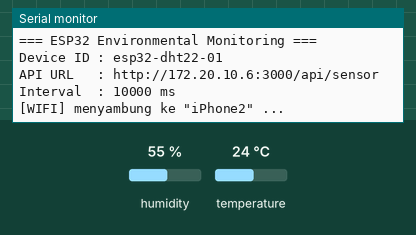
Simulated run of this sketch. Board: ESP32. Parts: the last lines printed to the serial monitor. The inputs (shaded band) are chosen by the test bench; at power-on: humidity 55 %, temperature 24 °C. WiFi joins after 1.5 s; servers stay silent unless stated; uploads are accepted with an empty reply.

Above: at 1.8 s.
1.9 s: humidity set to 22 %
At 3.4 s:
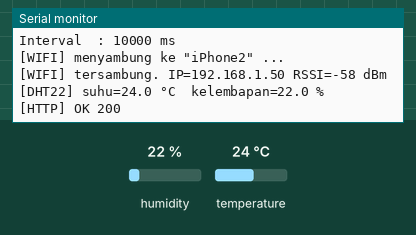
10.9 s: temperature set to 12 °C
At 12.83 s:
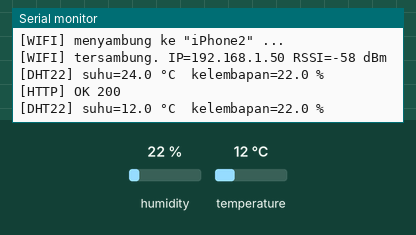
19.9 s: humidity set to 40 %
At 24.3 s:
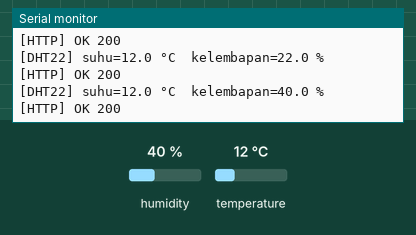

The sketch:

esp32_dht22_monitor.ino
```cpp
/*
 * ESP32 Environmental Monitoring – DHT22 → HTTP POST → Backend Next.js
 *
 * Library yang dibutuhkan (Arduino IDE → Library Manager):
 *   - "DHT sensor library"  oleh Adafruit
 *   - "Adafruit Unified Sensor" oleh Adafruit
 * Board : "ESP32 Dev Module" (paket "esp32" oleh Espressif Systems)
 *
 * Alur:
 *   1. Baca DHT22 tiap SEND_INTERVAL_MS. Pembacaan gagal (NaN) TIDAK dikirim.
 *   2. Setiap pembacaan valid dimasukkan ke antrean, lalu antrean dikirim berurutan.
 *   3. Jika Wi-Fi/server tidak tersedia, data tetap di antrean dan dikirim saat pulih.
 *      Umur data dikirim sebagai "ageSeconds" agar waktu pengukuran di database tetap akurat.
 */

#include <WiFi.h>
#include <HTTPClient.h>
#include <WiFiClientSecure.h>
#include <DHT.h>

#include "config.h"

#define DHT_TYPE DHT22

// Sertifikat root CA (format PEM) – hanya dipakai jika HTTPS_SKIP_CERT_CHECK = 0.
static const char *ROOT_CA = nullptr;

// ---------------------------------------------------------------------
struct Reading {
  float temperature;
  float humidity;
  uint32_t measuredMs;  // millis() saat diukur
};

enum class SendResult { Ok, RetryLater, Rejected };

static Reading queueBuf[QUEUE_CAPACITY];
static size_t queueHead = 0;   // indeks elemen tertua
static size_t queueCount = 0;

static DHT dht(DHT_PIN, DHT_TYPE);

static uint32_t lastSampleMs = 0;
static uint32_t lastSuccessMs = 0;
static uint32_t wifiAttemptStartMs = 0;
static bool wifiWasConnected = false;
static uint32_t consecutiveSensorFailures = 0;

// ---------------------------------------------------------------------
// Antrean (ring buffer)
// ---------------------------------------------------------------------
static void queuePush(const Reading &r) {
  if (queueCount == QUEUE_CAPACITY) {
    // Penuh: buang data tertua agar data terbaru tidak hilang.
    queueHead = (queueHead + 1) % QUEUE_CAPACITY;
    queueCount--;
    Serial.println(F("[QUEUE] penuh, data tertua dibuang"));
  }
  queueBuf[(queueHead + queueCount) % QUEUE_CAPACITY] = r;
  queueCount++;
}

static void queuePop() {
  if (queueCount == 0) return;
  queueHead = (queueHead + 1) % QUEUE_CAPACITY;
  queueCount--;
}

// ---------------------------------------------------------------------
// Wi-Fi
// ---------------------------------------------------------------------
static void startWiFi() {
  Serial.printf("[WIFI] menyambung ke \"%s\" ...\n", WIFI_SSID);
  WiFi.disconnect(true);
  delay(100);
  WiFi.mode(WIFI_STA);
  WiFi.setAutoReconnect(true);
  WiFi.begin(WIFI_SSID, WIFI_PASSWORD);
  wifiAttemptStartMs = millis();
}

// Dipanggil tiap loop; tidak memblokir.
static void maintainWiFi() {
  const bool connected = (WiFi.status() == WL_CONNECTED);

  if (connected && !wifiWasConnected) {
    Serial.printf("[WIFI] tersambung. IP=%s RSSI=%d dBm\n", WiFi.localIP().toString().c_str(), WiFi.RSSI());
  } else if (!connected && wifiWasConnected) {
    Serial.println(F("[WIFI] koneksi terputus, mencoba menyambung ulang ..."));
    wifiAttemptStartMs = millis();
  }
  wifiWasConnected = connected;

  if (!connected && millis() - wifiAttemptStartMs > WIFI_RECONNECT_AFTER_MS) {
    startWiFi();
  }
}

// ---------------------------------------------------------------------
// HTTP
// ---------------------------------------------------------------------
static bool urlIsHttps() { return strncmp(API_URL, "https://", 8) == 0; }

static SendResult postReading(const Reading &r) {
  const uint32_t ageSeconds = (millis() - r.measuredMs) / 1000UL;

  char body[256];
  int len;
#if DEVICE_HAS_LOCATION
  len = snprintf(body, sizeof(body),
                 "{\"deviceId\":\"%s\",\"temperature\":%.1f,\"humidity\":%.1f,"
                 "\"latitude\":%.6f,\"longitude\":%.6f,\"ageSeconds\":%lu}",
                 DEVICE_ID, r.temperature, r.humidity, (double)DEVICE_LATITUDE, (double)DEVICE_LONGITUDE,
                 (unsigned long)ageSeconds);
#else
  len = snprintf(body, sizeof(body),
                 "{\"deviceId\":\"%s\",\"temperature\":%.1f,\"humidity\":%.1f,\"ageSeconds\":%lu}",
                 DEVICE_ID, r.temperature, r.humidity, (unsigned long)ageSeconds);
#endif
  if (len <= 0 || len >= (int)sizeof(body)) {
    Serial.println(F("[HTTP] payload terlalu panjang"));
    return SendResult::Rejected;
  }

  HTTPClient http;
  WiFiClientSecure secureClient;
  WiFiClient plainClient;

  bool begun;
  if (urlIsHttps()) {
#if HTTPS_SKIP_CERT_CHECK
    secureClient.setInsecure();
#else
    if (ROOT_CA) secureClient.setCACert(ROOT_CA);
#endif
    begun = http.begin(secureClient, API_URL);
  } else {
    begun = http.begin(plainClient, API_URL);
  }
  if (!begun) {
    Serial.println(F("[HTTP] http.begin gagal – periksa API_URL"));
    return SendResult::RetryLater;
  }

  http.setTimeout(HTTP_TIMEOUT_MS);
  http.addHeader("Content-Type", "application/json");
  if (strlen(API_KEY) > 0) http.addHeader("x-api-key", API_KEY);

  const int code = http.POST((uint8_t *)body, (size_t)len);
  String response = (code > 0) ? http.getString() : String();
  http.end();

  if (code == 201 || code == 200) {
    Serial.printf("[HTTP] OK %d  %s\n", code, response.c_str());
    return SendResult::Ok;
  }

  if (code <= 0) {
    Serial.printf("[HTTP] gagal terhubung ke server: %s\n", HTTPClient::errorToString(code).c_str());
    return SendResult::RetryLater;
  }

  Serial.printf("[HTTP] ditolak server (%d): %s\n", code, response.c_str());
  // 5xx, 408, 429 = masalah sementara → coba lagi nanti.
  // 4xx lain (401 kunci salah, 422 data tidak valid) = tidak akan berhasil bila diulang.
  if (code >= 500 || code == 408 || code == 429) return SendResult::RetryLater;
  return SendResult::Rejected;
}

// Kirim antrean dari yang tertua. Berhenti pada kegagalan sementara.
static void flushQueue() {
  uint8_t sentThisRound = 0;

  while (queueCount > 0 && WiFi.status() == WL_CONNECTED) {
    const SendResult result = postReading(queueBuf[queueHead]);

    if (result == SendResult::Ok) {
      lastSuccessMs = millis();
      queuePop();
    } else if (result == SendResult::Rejected) {
      Serial.println(F("[QUEUE] data dibuang karena ditolak permanen oleh server"));
      queuePop();
    } else {
      break;  // coba lagi pada siklus berikutnya
    }

    // Batasi per siklus agar loop tetap responsif saat mengosongkan antrean panjang.
    if (++sentThisRound >= 10) break;
    delay(50);
  }

  if (queueCount > 0) {
    Serial.printf("[QUEUE] %u data menunggu terkirim\n", (unsigned)queueCount);
  }
}

// ---------------------------------------------------------------------
// Sensor
// ---------------------------------------------------------------------
static bool readSensor(Reading &out) {
  // DHT22 kadang gagal sesaat; coba beberapa kali dengan jeda >= 2 detik.
  for (uint8_t attempt = 1; attempt <= 3; attempt++) {
    const float h = dht.readHumidity();
    const float t = dht.readTemperature();  // °C

    if (!isnan(h) && !isnan(t) && h >= 0.0f && h <= 100.0f && t >= -40.0f && t <= 80.0f) {
      out.temperature = t;
      out.humidity = h;
      out.measuredMs = millis();
      consecutiveSensorFailures = 0;
      return true;
    }
    Serial.printf("[DHT22] pembacaan gagal (percobaan %u/3)\n", attempt);
    delay(2100);
  }

  consecutiveSensorFailures++;
  Serial.println(F("[DHT22] sensor tidak terbaca. Periksa kabel: + → 3V3, OUT → GPIO, - → GND."));
  return false;
}

// ---------------------------------------------------------------------
void setup() {
  Serial.begin(115200);
  delay(500);
  Serial.println();
  Serial.println(F("=== ESP32 Environmental Monitoring ==="));
  Serial.printf("Device ID : %s\nAPI URL   : %s\nInterval  : %lu ms\n", DEVICE_ID, API_URL, (unsigned long)SEND_INTERVAL_MS);

  dht.begin();
  startWiFi();

  lastSuccessMs = millis();
  // Jadwalkan pembacaan pertama langsung setelah DHT22 siap (~2 detik).
  lastSampleMs = millis() - SEND_INTERVAL_MS + 2000UL;
}

void loop() {
  maintainWiFi();

  if (millis() - lastSampleMs >= SEND_INTERVAL_MS) {
    lastSampleMs = millis();

    Reading r;
    if (readSensor(r)) {
      Serial.printf("[DHT22] suhu=%.1f °C  kelembapan=%.1f %%\n", r.temperature, r.humidity);
      queuePush(r);
    }
  }

  if (queueCount > 0 && WiFi.status() == WL_CONNECTED) {
    flushQueue();
  }

#if RESTART_IF_NO_SUCCESS_MS > 0
  if (millis() - lastSuccessMs > RESTART_IF_NO_SUCCESS_MS) {
    Serial.println(F("[SYS] tidak ada pengiriman berhasil terlalu lama, restart ..."));
    delay(200);
    ESP.restart();
  }
#endif

  delay(50);
}
```

config.h
```cpp
// =====================================================================
//  KONFIGURASI ESP32 – edit file ini sebelum upload.
// =====================================================================
#pragma once

// ---------- Wi-Fi ----------------------------------------------------
// ESP32 hanya mendukung Wi-Fi 2.4 GHz (bukan 5 GHz).
#define WIFI_SSID     "iPhone2"
#define WIFI_PASSWORD "55555554"

// ---------- Backend API ----------------------------------------------
// Alamat endpoint penerima data. Gunakan IP LAN komputer yang menjalankan
// dashboard (BUKAN "localhost" – itu akan menunjuk ke ESP32 itu sendiri).
#define API_URL "http://172.20.10.6:3000/api/sensor"

// Harus SAMA dengan DEVICE_API_KEY pada file .env backend.
#define API_KEY "ganti-dengan-kunci-acak-yang-panjang"

// Jika API_URL memakai https://, 1 = tidak memverifikasi sertifikat server.
#define HTTPS_SKIP_CERT_CHECK 1

// ---------- Identitas perangkat --------------------------------------
// Nama unik perangkat; tampil di dashboard. Hanya huruf, angka, . _ : -
#define DEVICE_ID "esp32-dht22-01"

// ---------- Sensor DHT22 ---------------------------------------------
// GPIO yang tersambung ke pin OUT/DATA modul DHT22 (lihat docs/WIRING.md).
#define DHT_PIN 4

// ---------- Pengiriman -----------------------------------------------
// Jeda antar pengiriman data (milidetik). DHT22 minimal 2000 ms.
#define SEND_INTERVAL_MS 10000UL

// Timeout HTTP POST (milidetik).
#define HTTP_TIMEOUT_MS 8000UL

// ---------- Koneksi terputus -----------------------------------------
// Pembacaan yang gagal terkirim ditampung di RAM (maks. jumlah ini) dan
// dikirim ulang berurutan saat koneksi pulih.
#define QUEUE_CAPACITY 60

// Jika Wi-Fi belum tersambung setelah waktu ini, koneksi diulang dari awal.
#define WIFI_RECONNECT_AFTER_MS 20000UL

// Restart otomatis jika tidak ada pengiriman berhasil selama waktu ini (0 = nonaktif).
#define RESTART_IF_NO_SUCCESS_MS 600000UL

// ---------- Lokasi perangkat -----------------------------------------
// Koordinat TIDAK pernah dikarang. Secara bawaan lokasi dimatikan.
#define DEVICE_HAS_LOCATION 0
#define DEVICE_LATITUDE     0.000000
#define DEVICE_LONGITUDE    0.000000
```

Measured:
- after the input at 1.9 s, the serial monitor: prints a new line after 0.73 s (image 1)
- after the input at 10.9 s, the serial monitor: prints a new line after 1.8 s (image 2)
- after the input at 19.9 s, the serial monitor: prints a new line after 2.8 s (image 3)
